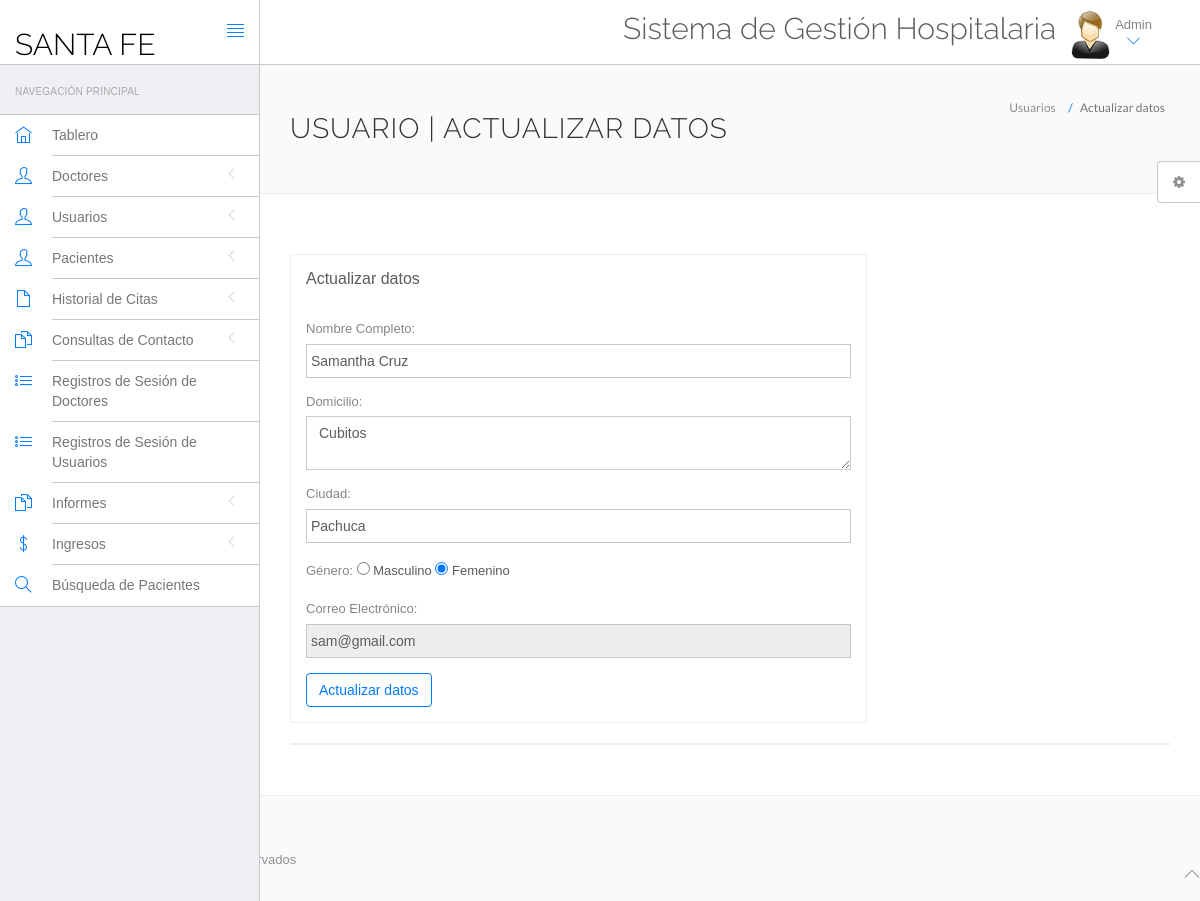
Screenshot of /hms/admin/edit-users.php?editid=2 (signed in) with the database file from the repository.
### tables this page shows
CREATE TABLE `users` (
  `id` int(11) NOT NULL AUTO_INCREMENT,
  `fullName` varchar(255) DEFAULT NULL,
  `address` longtext DEFAULT NULL,
  `city` varchar(255) DEFAULT NULL,
  `gender` varchar(255) DEFAULT NULL,
  `email` varchar(255) DEFAULT NULL,
  `password` varchar(255) DEFAULT NULL,
  `regDate` timestamp NULL DEFAULT current_timestamp(),
  `updationDate` timestamp NULL DEFAULT NULL ON UPDATE current_timestamp(),
  PRIMARY KEY (`id`),
  KEY `email` (`email`)
);

### hms/admin/edit-users.php (the view, shortened to what this page needs)
<?php
include('include/config.php');
?>
<!DOCTYPE html>
<html lang="es">
<head>
        <link rel="stylesheet" href="vendor/bootstrap/css/bootstrap.min.css">
        <link rel="stylesheet" href="vendor/fontawesome/css/font-awesome.min.css">
        <link rel="stylesheet" href="vendor/themify-icons/themify-icons.min.css">
        <link href="vendor/animate.css/animate.min.css" rel="stylesheet" media="screen">
        <link href="vendor/perfect-scrollbar/perfect-scrollbar.min.css" rel="stylesheet" media="screen">
        <link href="vendor/switchery/switchery.min.css" rel="stylesheet" media="screen">
        <link href="vendor/bootstrap-touchspin/jquery.bootstrap-touchspin.min.css" rel="stylesheet" media="screen">
        <link href="vendor/select2/select2.min.css" rel="stylesheet" media="screen">
        <link href="vendor/bootstrap-datepicker/bootstrap-datepicker3.standalone.min.css" rel="stylesheet" media="screen">
        <link href="vendor/bootstrap-timepicker/bootstrap-timepicker.min.css" rel="stylesheet" media="screen">
        <link rel="stylesheet" href="assets/css/styles.css">
        <link rel="stylesheet" href="assets/css/plugins.css">
        <link rel="stylesheet" href="assets/css/themes/theme-1.css" id="skin_color" />
</head>
<body>
<div id="app">
    <?php include('include/sidebar.php');?>
    <div class="app-content">
        <?php include('include/header.php');?>
        <div class="main-content">
            <div class="wrap-content container" id="container">
                <section id="page-title">
                    <div class="row">
                        <div class="col-sm-8">
                            <h1 class="mainTitle">Usuario | Actualizar datos</h1>
                        </div>
                        <ol class="breadcrumb">
                            <li>
                                <span>Usuarios</span>
                            </li>
                            <li class="active">
                                <span>Actualizar datos</span>
                            </li>
                        </ol>
                    </div>
                </section>
                <div class="container-fluid container-fullw bg-white">
                    <div class="row">
                        <div class="col-md-12">
                            <div class="row margin-top-30">
                                <div class="col-lg-8 col-md-12">
                                    <div class="panel panel-white">
                                        <div class="panel-heading">
                                            <h5 class="panel-title">Actualizar datos</h5>
                                        </div>
                                        <div class="panel-body">
                                            <form role="form" method="post">
                                                <?php
                                                $eid=$_GET['editid'];
                                                $ret=mysqli_query($con,"select * from users where ID='$eid'");
                                                while ($row=mysqli_fetch_array($ret)) {
                                                ?>
                                                <div class="form-group">
                                                    <label for="fullName">Nombre Completo:</label>
                                                    <input type="text" name="fullName" class="form-control"  value="<?php  echo $row['fullName'];?>" required="true">
                                                </div>
                                                <div class="form-group">
                                                    <label for="address">Domicilio:</label>
                                                    <textarea name="address" class="form-control" required="true"><?php  echo $row['address'];?></textarea>
                                                </div>
                                                <div class="form-group">
                                                    <label for="city">Ciudad:</label>
                                                    <input type="text" name="city" class="form-control"  value="<?php  echo $row['city'];?>" required="true">
                                                </div>
                                                <div class="form-group">
                                                    <label class="control-label">Género:</label>
                                                    <input type="radio" name="gender" value="Masculino" <?php echo ($row['gender']=="Masculino") ? 'checked' : ''; ?>> Masculino
                                                    <input type="radio" name="gender" value="Femenino" <?php echo ($row['gender']=="Femenino") ? 'checked' : ''; ?>> Femenino
                                                </div>
                                                <div class="form-group">
                                                    <label for="email">Correo Electrónico:</label>
<input type="email" id="email" name="email" class="form-control"  value="<?php  echo $row['email'];?>" readonly='true'>
</div>
                                <?php } ?>
<button type="submit" name="submit" id="submit" class="btn btn-o btn-primary">
Actualizar datos
</button>
</form>
</div>
</div>
</div>
</div>
</div>
<div class="col-lg-12 col-md-12">
<div class="panel panel-white">
</div>
</div>
</div>
</div>
</div>
</div>
</div>
</div>
<?php include('include/footer.php');?>
<?php include('include/setting.php');?>
	</body>
</html>

### hms/admin/assets/css/themes/theme-1.css (style rules this page uses)
body { background: #FAFAFA; }

### rows the page displays
users: fullName "Samantha Cruz", address "Cubitos", city "Pachuca", gender "☑", email "sam@gmail.com"
